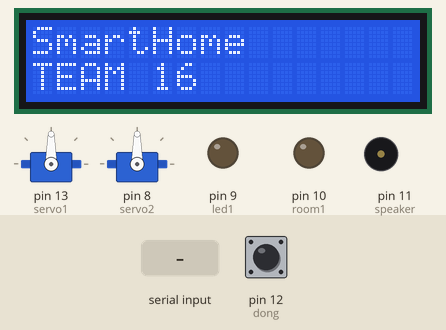
The sketch below on a simulated Arduino Uno, built with avr-gcc and run on an emulated ATmega328P. Parts: 16×2 character LCD, 2 × servo, output pins drawn as LEDs (lit = HIGH), buzzer (waves = sounding, pin HIGH). The inputs (shaded band) are chosen by the test bench; at power-on: pin 12 (dong) HIGH. What the sketch prints to the serial monitor is not drawn.

Above: at 2.2 s.
2.3 s: "30,150\n" received over Serial
At 3.4 s:
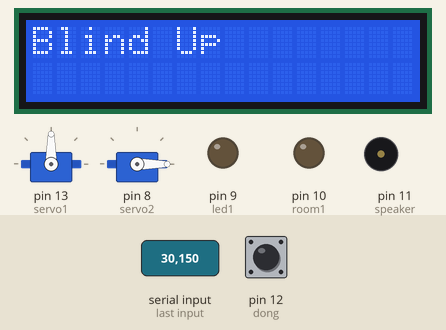
5.3 s: pin 12 (dong) pulled LOW for 3.2 s
At 8.6 s:
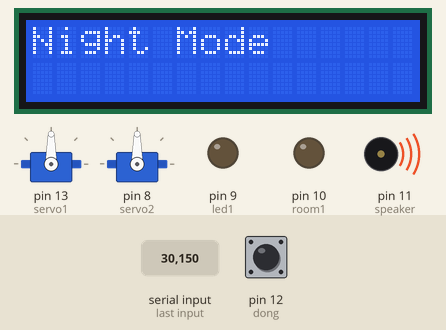
10.0 s: pin 12 (dong) pulled LOW for 3.2 s
At 13.7 s:
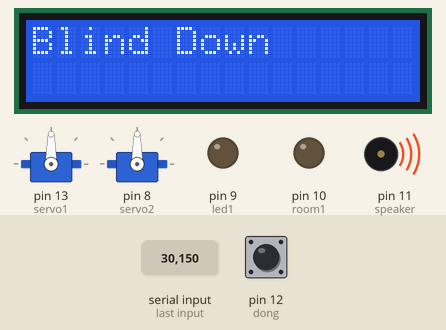
14.7 s: "2" received over Serial
17.7 s: "4" received over Serial
At 18.2 s:
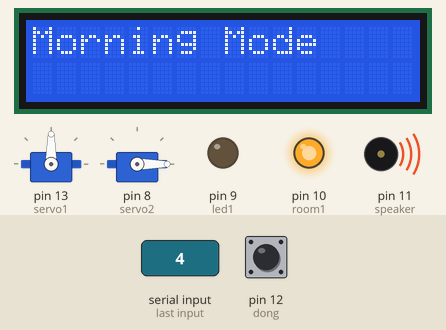
20.3 s: "6" received over Serial
At 24.0 s:
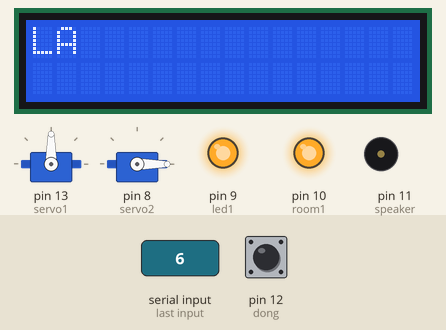
Timing chart, 0 to 24.3 s (numbered marks = the images above; inputs shaded):
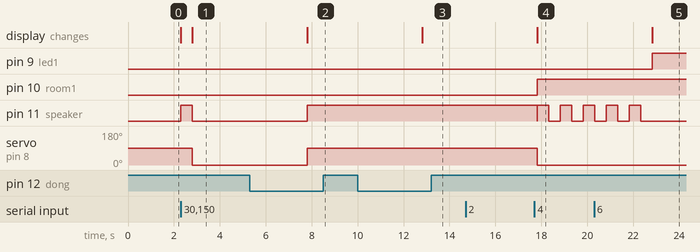

The sketch:

teamplay-final-proto.ino
```cpp
 // 0 : 커튼 내리기
// 1 : 커튼 올리기
// 2 : 전등 on/off
// 3 : 알람
// 4 : 아침모드
// 5 : 밤모드
// 6 : 초인종 알림
// 7 : 위험 신호
// 8 : 스마트폰 화면 뭐시기
// 9 : 문 close / open

// 변경 한 모드
// 3 : 알람 -> 타이머
// 6 : 초인종 알림 -> 없앰 (그냥 버튼으로 초인종 대체)
// 7 : 위험 신호 -> 없앰
// 8 : 스마트폰 화면 뭐시기 -> 자동 밝기조정 모드

// 변경 후 모드
// 0 : 커튼 내리기
// 1 : 커튼 올리기
// 2 : 전등 on/off
// 3 : 타이머
// 4 : 아침모드
// 5 : 밤모드
// 6 : 자동 밝기조정 모드
// 7 : 문 close / open

// 리모콘, IR -> 시리얼 모니터
// 5V 모터 -> 서보모터 1 (커튼 역할 함)

#include <LiquidCrystal.h>
#include <Servo.h>

LiquidCrystal lcd(7, 6, 5, 4, 3, 2);

int room1 = 10;
int speaker = 11;
int led1 = 9;
int sensor = A1;
int dong = 12; // 초인종

Servo servo1; // 현관문
int angle1 = 0;

Servo servo2; // 커튼
int angle2 = 0;

void setup(){
  Serial.begin(9600);

  lcd.begin(16, 2);
  lcd.setCursor(0, 0);
  lcd.clear();
  lcd.print("SmartHome");
  lcd.setCursor(0, 1);
  lcd.print("TEAM 16");
  delay(1000);

  pinMode(room1, OUTPUT);
  digitalWrite(room1, LOW);

  pinMode(speaker, OUTPUT);
  digitalWrite(speaker, LOW);

  pinMode(led1, OUTPUT);

  servo1.attach(13); // 현관문
  servo2.attach(8); // 커튼

  pinMode(dong, INPUT_PULLUP);
}

void loop() {
  if (digitalRead(dong) == LOW) {
    digitalWrite(speaker, HIGH);
  } else {
    digitalWrite(speaker, LOW);
  }

  if (Serial.available()) {
    char input = Serial.read();
    Serial.println(input);

    switch (input) {
      case '0':
        lcd.clear();
        lcd.print("Blind Down");
        angle2 = 90;
        servo2.write(angle2);
        delay(5000);
        break;

      case '1':
        lcd.clear();
        lcd.print("Blind Up");
        angle2 = 0;
        servo2.write(angle2);
        delay(5000);
        break;

      case '2':
        lcd.clear();
        if (digitalRead(room1) == LOW) {
          lcd.print("Room1 Light On");
          digitalWrite(room1, HIGH);
        } else if (digitalRead(room1) == HIGH) {
          lcd.print("Room1 Light Off");
          digitalWrite(room1, LOW);
        }
        break;

      case '3':
        lcd.clear();
        lcd.print("Timer");
        Serial.println("What time? (ms) : ");
        while (!Serial.available()) {
           // 사용자 입력이 없는 동안 대기
          }
      {int k = Serial.parseInt();

        delay (k);

        digitalWrite(speaker, HIGH);
        delay(500);
        digitalWrite(speaker, LOW);

       break;} // 변수 생성을 했기 때문에 중괄호 처리 (C++ 종특)

      case '4':
        lcd.clear();
        lcd.print("Morning Mode");
        digitalWrite(room1, HIGH);
        angle2 = 0;
        servo2.write(angle2);
        for (int i = 0; i < 5; i++) {
          digitalWrite(speaker, HIGH);
          delay(500);
          digitalWrite(speaker, LOW);
          delay(500);
        }
        break;

      case '5':
        lcd.clear();
        lcd.print("Night Mode");
        digitalWrite(room1, LOW);
        angle2 = 90;
        servo2.write(angle2);
        delay(5000);
        break;

      case '6':
        {lcd.clear();
        lcd.print("LA"); // Light Automation
        int lightLevel = analogRead(sensor);

        if (lightLevel > 300) {
            digitalWrite(led1, HIGH);
        }
        else
        {
          digitalWrite(led1, LOW);
        }
         break;} // 변수 생성을 했기 때문에 중괄호 처리 (C++ 종특)

      case '7':
        lcd.clear();
        if (angle1 == 90) {
          lcd.print("Door Open");
          angle1 = 0;
          servo1.write(angle1);
        } else if (angle1 == 0) {
          lcd.print("Door Close");
          angle1 = 90;
          servo1.write(angle1);
        }
        break;
    }
  }
}
```

Measured:
- after the input at 2.3 s, pin 11 (speaker): LOW → HIGH at once, → LOW 0.50 s later; servo on pin 8 (servo2): 90° → 0° after 0.51 s; the display: first changes at once (image 1 shows a later state)
- after the input at 5.3 s, pin 11 (speaker): LOW → HIGH after 2.5 s
- after the input at 10.0 s, pin 11 (speaker): stays HIGH (without the input it goes to LOW after 2.8 s)
- after the input at 14.7 s, every drawn part: stays the same
- after the input at 17.7 s, servo on pin 8 (servo2): 90° → 0° after 0.12 s; the display: changes after 0.12 s (image 4)
- after the input at 20.3 s, pin 9 (led1): LOW → HIGH after 2.5 s; the display: changes after 2.5 s (image 5)
